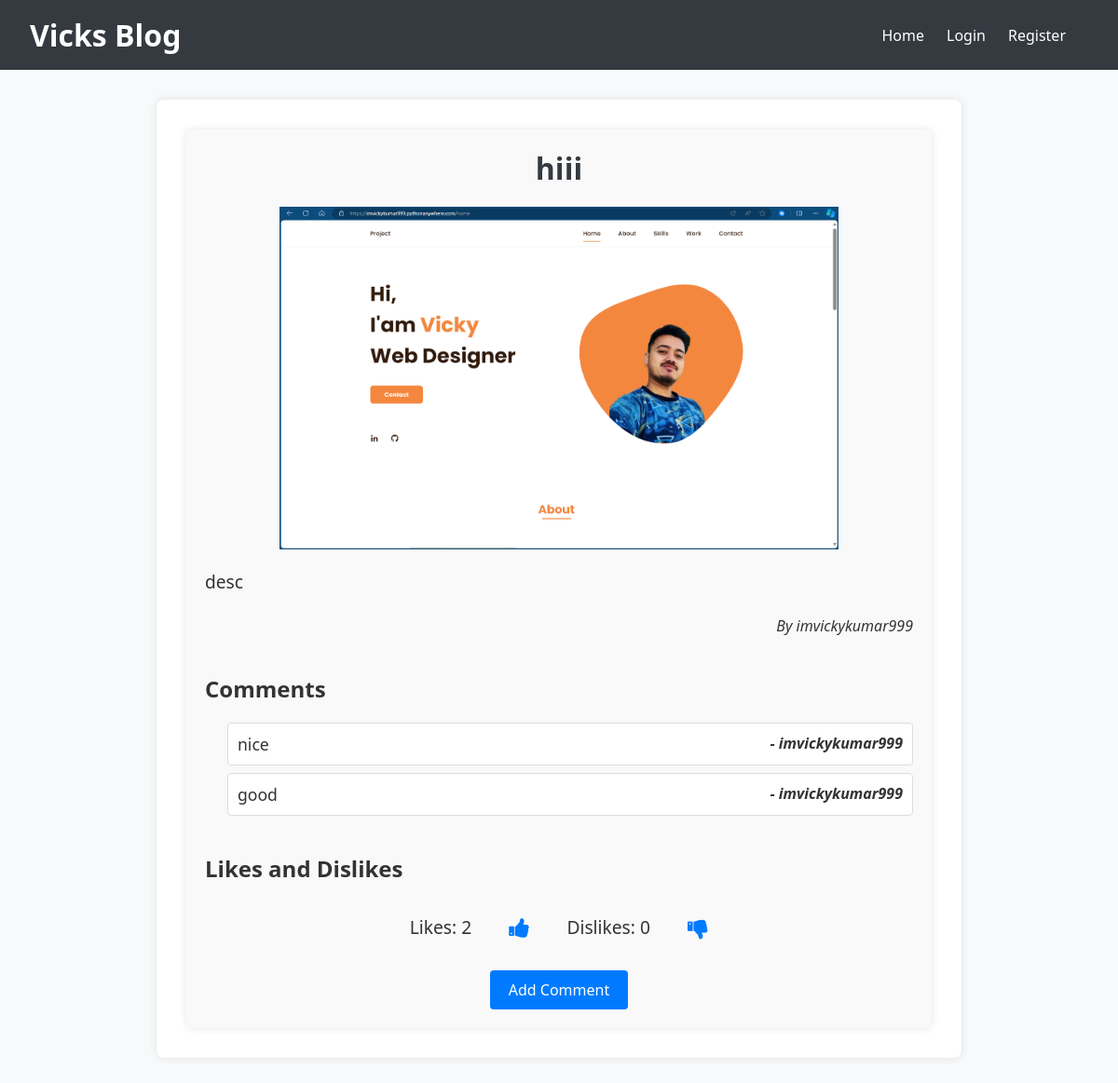
The app's page /blog/post/2/ with its own data.
### blog/models.py (models this page shows, shortened)
class Post(models.Model):
    title = models.CharField(max_length=200)
    content = RichTextField()  # Use RichTextField for CKEditor
    created_at = models.DateTimeField(auto_now_add=True)
    updated_at = models.DateTimeField(auto_now=True)
    image = models.ImageField(upload_to='blog_images/', blank=True, null=True)
    author = models.ForeignKey(User, on_delete=models.CASCADE)

class Comment(models.Model):
    post = models.ForeignKey(Post, related_name='comments', on_delete=models.CASCADE)
    user = models.ForeignKey(User, on_delete=models.CASCADE)
    content = models.TextField()
    created_at = models.DateTimeField(auto_now_add=True)

### blog/views.py (the view)
# urls.py: path('post/<int:pk>/', views.post_detail, name='post_detail'),
def post_detail(request, pk):
    post = get_object_or_404(Post, pk=pk)
    likes_count = post.likes_dislikes.filter(is_like=True).count()
    dislikes_count = post.likes_dislikes.filter(is_like=False).count()
    context = {
        'post': post,
        'likes_count': likes_count,
        'dislikes_count': dislikes_count,
    }
    return render(request, 'blog/post_detail.html', context)

### blog/templates/blog/post_detail.html (shortened to what this page needs)
{% extends "blog/base_generic.html" %}
{% block content %}
<div class="post-detail-container">
    <h2 class="post-title">{{ post.title }}</h2>
    {% if post.image %}
        <img src="{{ post.image.url }}" alt="{{ post.title }}" class="post-image">
    {% endif %}
    <p class="post-content">{{ post.content|safe }}</p>
    <p class="post-author">By {{ post.author.username }}</p>
    <h3 class="comments-title">Comments</h3>
    <ul class="comments-list">
        {% for comment in post.comments.all %}
            <li class="comment-item">
                <div class="comment-content">{{ comment.content }}</div>
                <div class="comment-author">- {{ comment.user.username }}</div>
            </li>
        {% endfor %}
    </ul>
    <h3 class="likes-dislikes-title">Likes and Dislikes</h3>
    <div class="likes-dislikes-container">
        <span class="likes-count">Likes: {{ likes_count }}</span>
        <a href="{% url 'like_post' post.pk %}" class="icon-link"><i class="fa fa-thumbs-up"></i></a>
        <span class="dislikes-count">Dislikes: {{ dislikes_count }}</span>
        <a href="{% url 'dislike_post' post.pk %}" class="icon-link"><i class="fa fa-thumbs-down"></i></a>
    </div>
    <div class="actions">
        <a href="{% url 'add_comment' post.pk %}" class="action-link">Add Comment</a>
    </div>
</div>
<link rel="stylesheet" href="https://cdnjs.cloudflare.com/ajax/libs/font-awesome/4.7.0/css/font-awesome.min.css">
{% endblock %}

### blog/templates/blog/base_generic.html (style rules this page uses)
body { font-family: 'Segoe UI', Tahoma, Geneva, Verdana, sans-serif; margin: 0; padding: 0; background-color: #f8f9fa; color: #333; }
.container h2 { margin-top: 0; }
.content h2 { font-size: 2rem; color: #343a40; }
.content ul { padding-left: 1.5rem; }
.content ul li { margin-bottom: 0.5rem; }

### blog/templates/blog/post_detail.html (style rules this page uses)
.post-detail-container { max-width: 800px; margin: 0 auto; padding: 20px; background-color: #f9f9f9; border-radius: 8px; box-shadow: 0 0 10px rgba(0, 0, 0, 0.1); }
.post-title { text-align: center; font-size: 2em; margin-bottom: 20px; }
.post-image { width: 100%; max-width: 600px; height: auto; display: block; margin: 20px auto; }
.post-content { font-size: 1.2em; line-height: 1.6; margin: 20px 0; }
.post-author { font-style: italic; text-align: right; margin-bottom: 40px; }
.comments-title, .likes-dislikes-title { font-size: 1.5em; margin-top: 40px; margin-bottom: 20px; }
.comments-list { list-style-type: none; padding: 0; margin-bottom: 40px; }
.comment-item { display: flex; justify-content: space-between; background-color: #fff; padding: 10px; border: 1px solid #ddd; border-radius: 4px; margin-bottom: 10px; }
.comment-content { font-size: 1.1em; }
.comment-author { font-weight: bold; font-style: italic; text-align: right; }
.likes-dislikes-container { display: flex; align-items: center; justify-content: center; gap: 20px; margin-bottom: 20px; }
.likes-count, .dislikes-count { font-size: 1.2em; margin: 0 10px; }
.icon-link { font-size: 1.5em; color: #007bff; text-decoration: none; padding: 10px; }
.actions { display: flex; justify-content: center; margin-top: 20px; }
.action-link { background-color: #007bff; color: white; padding: 10px 20px; text-decoration: none; border-radius: 4px; transition: background-color 0.3s; }

### records on screen
Post: title "hiii", image (picture), content "desc", author.username "imvickykumar999"
Comment: content "nice", user.username "imvickykumar999"
Comment: content "good", user.username "imvickykumar999"

### other values on screen
{{ likes_count }} "2"
{{ dislikes_count }} "0"
